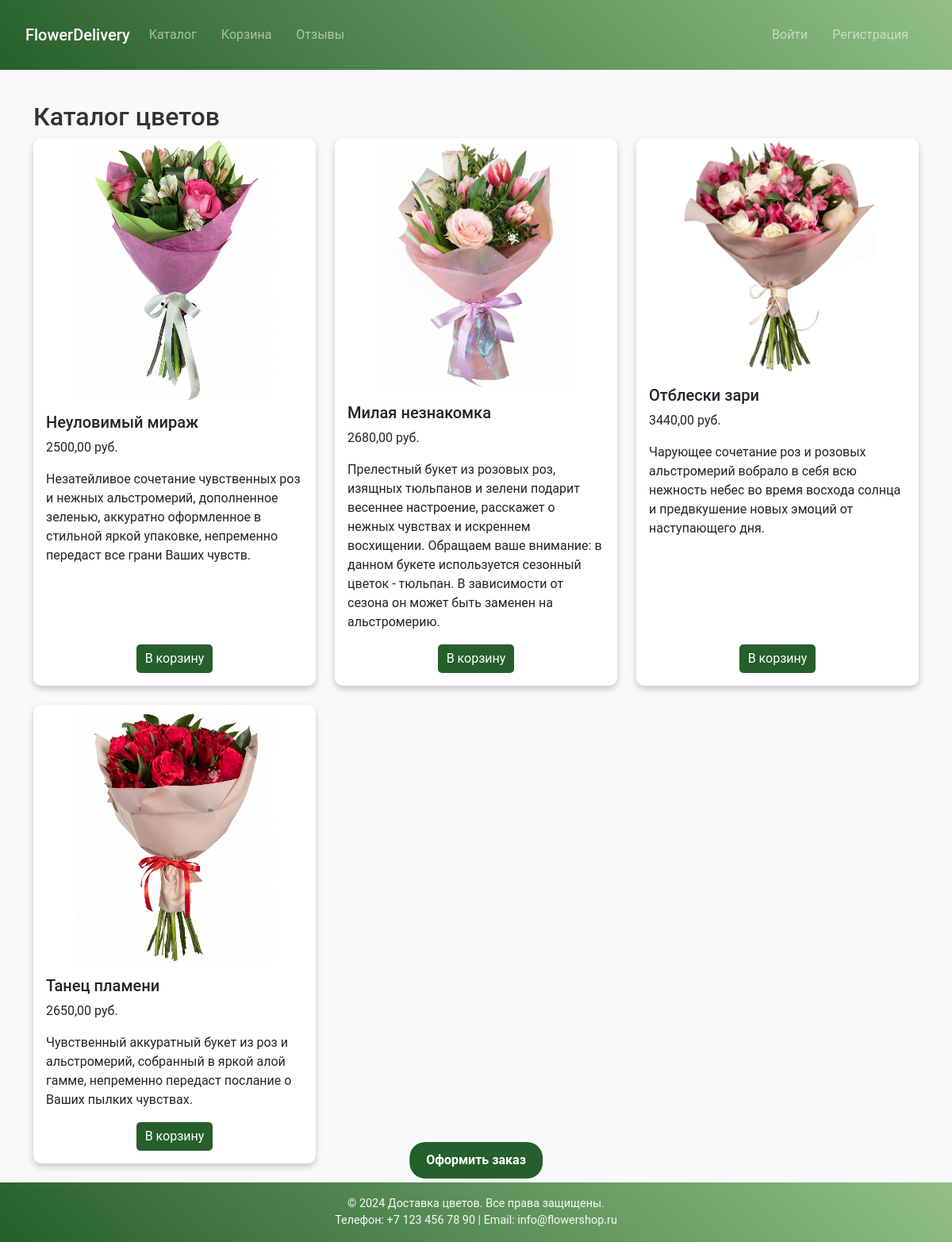
Page /orders/catalog/ on the earlier database version.
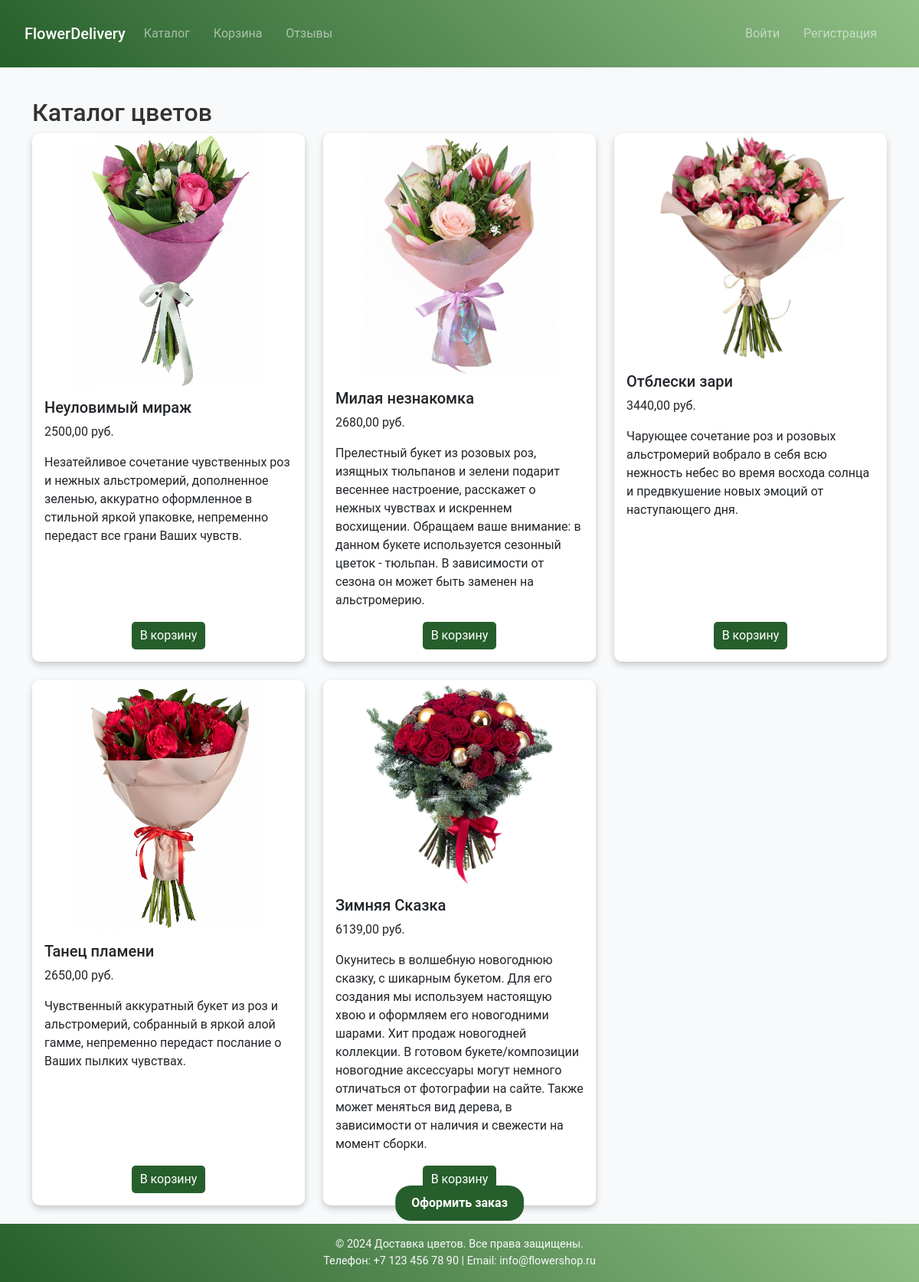
Same page on the later database version.
### orders_app/models.py (models this page shows, shortened)
class Flower(models.Model):
    name = models.CharField(max_length=100)
    price = models.DecimalField(max_digits=8, decimal_places=2)
    description = models.TextField(blank=True)
    image = models.ImageField(upload_to='flowers', blank=True, null=True)

### orders_app/views.py (the view)
def catalog(request):
    all_flowers = Flower.objects.all()
    cart = request.session.get('cart', {})
    if not cart:
        cart = {}
        request.session['cart'] = cart
    if request.method == 'POST':
        flower_id = request.POST.get('flower_id')
        if flower_id:
            cart[flower_id] = cart.get(flower_id, 0) + 1
            request.session['cart'] = cart
        return redirect('orders:catalog')
    flowers_with_qty = [
        {'flower': f, 'qty': cart.get(str(f.id), 0)} for f in all_flowers
    ]
    return render(request, 'orders_app/catalog.html', {'flowers': flowers_with_qty})

### orders_app/templates/orders_app/catalog.html (shortened to what this page needs)
{% extends 'main_app/base.html' %}
{% load static %}
{% block content %}
<h2>Каталог цветов</h2>
<div class="row row-cols-1 row-cols-md-3 g-4">
  {% for item in flowers %}
    <div class="col">
      <div class="card h-100 d-flex flex-column">
        {% if item.flower.image %}
          <div class="image-wrapper">
            <img
              src="{{ item.flower.image.url }}"
              class="card-img-top zoom-on-hover"
              alt="{{ item.flower.name }}"
            >
          </div>
        {% endif %}
        <div class="card-body d-flex flex-column">
          <h5 class="card-title">{{ item.flower.name }}</h5>
          <p class="card-text">{{ item.flower.price }} руб.</p>
          <p class="card-text">{{ item.flower.description }}</p>
          <div class="d-flex justify-content-center align-items-center gap-2 mt-auto">
            {% if item.qty == 0 %}
              <form method="post"
                    action="{% url 'orders:update_catalog_item_in_catalog' item.flower.id %}">
                <button type="submit" name="action" value="plus" class="btn btn-card">В корзину</button>
              </form>
            {% endif %}
          </div>
        </div>
      </div>
    </div>
  {% endfor %}
</div>
<div class="fixed-order-button">
  <a href="{% url 'orders:checkout' %}" class="btn btn-order">Оформить заказ</a>
</div>
{% endblock %}

Differences in the rows shown:
added Flower: flower.image (picture), flower.name "Зимняя Сказка", flower.price "6139,00", flower.description "Окунитесь в волшебную новогоднюю сказку, с шикарным букетом. Для его создания мы используем настоящую хвою и оформляем его новогодними шарами. Хит продаж новогодней коллекции. В готовом букете/композиции новогодние аксессуары могут немного отличаться от фотографии на сайте. Также может меняться вид дерева, в зависимости от наличия и свежести на момент сборки."
